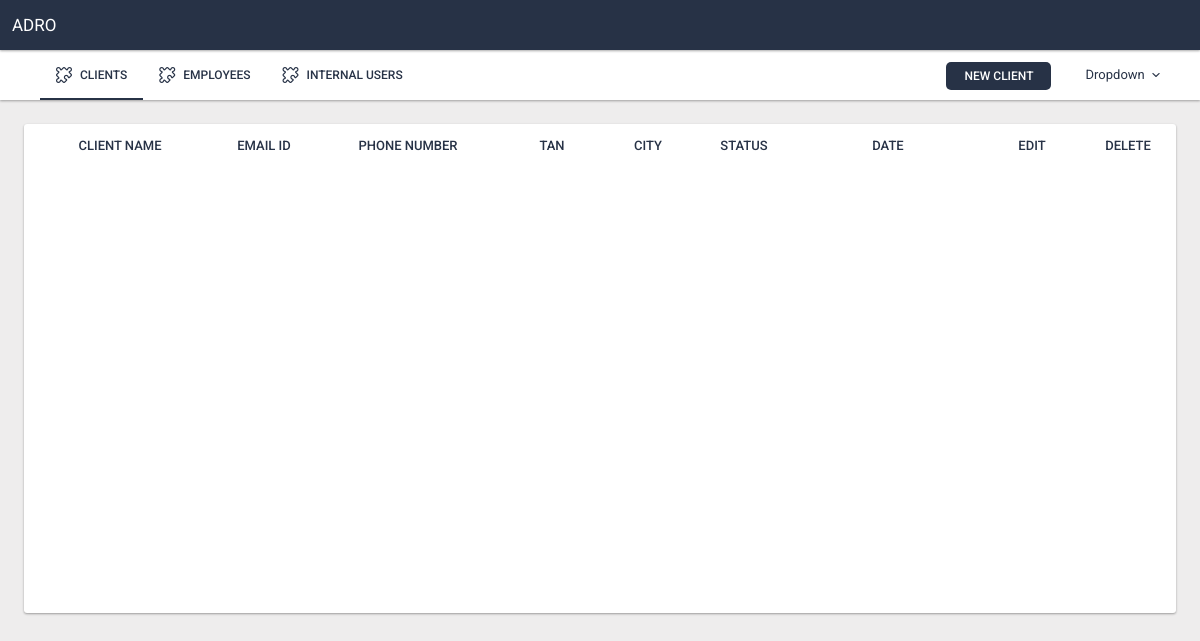
Page /clients.php (signed in) on the earlier database version.
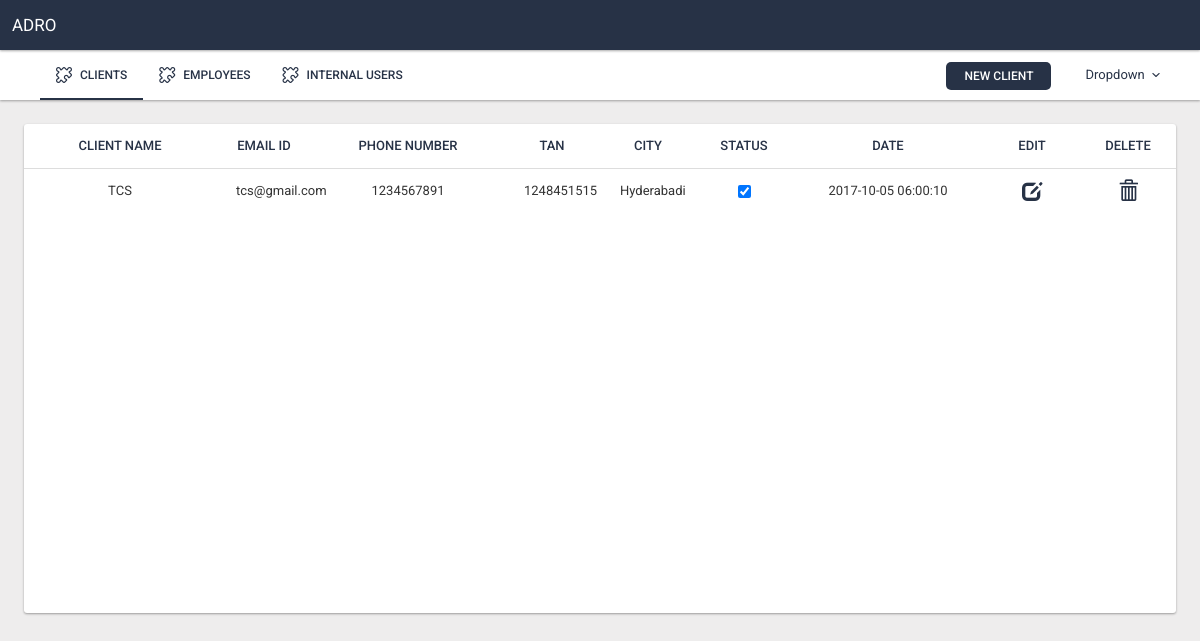
Same page on the later database version.
### tables this page shows
CREATE TABLE `user_info` (
  `userid` int(11) NOT NULL,
  `username` varchar(255) NOT NULL,
  `password` varchar(255) NOT NULL,
  `emailId` varchar(255) NOT NULL,
  `phone_number` int(11) NOT NULL,
  `name` varchar(255) NOT NULL,
  `role_id` int(11) NOT NULL,
  `created_by` int(11) NOT NULL,
  `created_date` datetime NOT NULL,
  `status` int(11) NOT NULL DEFAULT '0'
);

CREATE TABLE `client_info` (
  `client_info_id` int(11) NOT NULL,
  `client_id` int(11) NOT NULL,
  `auditor_id` int(11) NOT NULL,
  `tan` varchar(255) NOT NULL,
  `client_name` varchar(255) NOT NULL,
  `city` varchar(255) NOT NULL,
  `area` varchar(255) NOT NULL,
  `service_charges` varchar(255) NOT NULL,
  `created_date` datetime NOT NULL
);

### clients.php (the view, shortened to what this page needs)
<?php
include_once "header.php";
if($_SESSION['role_id']==SUPERADMIN)
$user_sql = "SELECT * FROM `user_info` WHERE `created_by` = '".$_SESSION['role_id']."' ";
elseif($_SESSION['role_id']==AUDITOR)
$user_sql = "SELECT u.*,c.* FROM user_info u, client_info c WHERE u.userid= c.client_id and u.created_by = '".$_SESSION['user_id']."' ";
$user_data = mysqli_query($conn , $user_sql);
?>
<div class="panel panel-flat panelflat newpanel">
<div class="table-responsive" >
	<table class="table table-fixed">
		<thead>
			<tr>
				<th  class="col-xs-2">Client Name</th>
				<th  class="col-xs-1">Email Id</th>
				<th  class="col-xs-2">Phone Number</th>
				<th  class="col-xs-1">Tan</th>
				<th  class="col-xs-1">city</th>
				<th  class="col-xs-1">Status</th>
				<th  class="col-xs-2">Date</th>
				<th class="col-xs-1">Edit</th>
				<th class="col-xs-1">Delete</th>
			</tr>
		</thead>
		<tbody>
			<?php
			while($row=mysqli_fetch_array($user_data)){
				echo "<tr id=".$row[0]." align='center'>
				<td class='edit-orgname col-xs-2'>".$row[14]."</a></td>";
				echo
				"<td class='edit-mail col-xs-1'>".$row[3]."</td>";
				echo
				"<td class='edit-number col-xs-2'>".$row[4]."</td>";
				echo
				"<td class='edit-tan col-xs-1'>".$row[13]."</td>";
				echo
				"<td class='edit-city col-xs-1'>".$row[15]."</td>";
				if($row[9]=='1')
				echo "<td class='edit-pname col-xs-1'><input id='checkbox1' type='checkbox' checked='checked' value='".$row[9]."' onChange='setStatus(0,$row[0])'/></td>";
			else
				echo "<td class='edit-pname col-xs-1'><input id='checkbox1' class='$row[0]' type='checkbox' value='".$row[9]."'  onChange='setStatus(1,$row[0])'/></td>";
				echo
				"<td class='edit-date col-xs-2'>".$row[8]."</td>";
				echo"
				<td class='col-xs-1'>
						<a  data-toggle='modal' data-target='#myUserModal' class='edit_user btn btn-xs btnbg'>
							<span class='glyphicon glyphicon-edit'></span>
						</a>
					</td>
					<td class='col-xs-1'>
						<a id='$row[0]' class='btn btn-xs btnbg remove-item'>
							<span class='glyphicon glyphicon-trash'></span>
						</a>
					</td>
				</tr>";
			}
			?>
		</tbody>
	</table>
</div>
</div>

### header.php (shortened to what this page needs)
<?php
function active($currect_page){
  $url_array =  explode('/', $_SERVER['REQUEST_URI']) ;
  $url = end($url_array);
  if($currect_page == $url){
      echo 'active';
  }
}
?>
<!DOCTYPE html>
<html>
<head>
<link href="//netdna.bootstrapcdn.com/bootstrap/3.0.3/css/bootstrap.min.css" rel="stylesheet">
	<link href="css/icons/icomoon/styles.css" rel="stylesheet" type="text/css">
	<link href="css/bootstrap.css" rel="stylesheet" type="text/css">
	<link href="css/core.css" rel="stylesheet" type="text/css">
	<link href="css/components.css" rel="stylesheet" type="text/css">
	<link href="css/colors.css" rel="stylesheet" type="text/css">
<link rel = "stylesheet" href="css/style.css">
  </head><body><div class="navbar navbar-inverse navbar-fixed-top" role="navigation">
	<div class="navbar-header">
        <div class="navbar-header"><a class="navbar-brand" href="#">ADRO</a></div>
	</div>
</div>
<div class="navbar navbar-inverse navbar-static-top" role="navigation">
	<ul class="nav navbar-nav navbar-nav-material">
					<?php if($_SESSION['role_id']==AUDITOR){?>
					<li class="<?php active('clients.php');?>"><a href="clients.php"><i class="icon-puzzle4 position-left"></i>Clients</a></li>
				<li class="<?php active('client_employees.php');?>"><a href="client_employees.php"><i class="icon-puzzle4 position-left"></i>Employees</a></li>
				<li class="<?php active('internal_users.php');?>"><a href="internal_users.php"><i class="icon-puzzle4 position-left"></i>INTERNAL USERS</a></li>
				<?php }?>
			</ul>
	<div class="collapse navbar-collapse">
		<ul class="nav navbar-nav pull-right">
			<li><a href="#"><div id="buttonplace"></div></a></li>
			<li class="dropdown">
              <a href="#" class="dropdown-toggle" data-toggle="dropdown">Dropdown <b class="caret"></b></a>
            </li>
		</ul>
	</div>
</div>
</body>
</html>

### css/style.css (style rules this page uses)
body { padding-top: 50px; }
.newpanel { margin: 4px 2%;margin-top:2%; }
.btnbg,.btnbg:hover, .btn-md,.btn-md:hover { border-color: #273246!important; color: white!important; }
span.glyphicon,span.glyphicon:hover,span.glyphicon:focus { border-color: white!important; color: #273246!important; background-color: white!important; font-size: 20px; margin-top: -13px;background:none!important; }
a.btnbg { color:#f5f5f5; text-decoration: none; }
th { text-transform:uppercase;color: #273246!important;padding:12px 8px!important;text-align:center!important; }
.navbar-inverse .navbar-nav > .active > a:after { background-color: #273246!important; }
body { background:#eeeded; }
.navbar-inverse .navbar-nav > .open > a, .navbar-inverse .navbar-nav > .open > a:hover, .navbar-inverse .navbar-nav > .open > a:focus,.navbar-inverse .navbar-nav > li > a:hover, .navbar-inverse .navbar-nav > li > a:focus,.navbar-inverse .navbar-nav > li > a { color: #273246!important; }
.navbar-static-top { color: #273246!important; background-color: white!important; }
.navbar-fixed-top { background-color: #273246!important; color: white!important; }
.navbar-brand { margin-left: 12px!important; color: white!important; font-size: 17px; text-transform: uppercase; }
.navbar-inverse > .navbar-nav > li > a:not(.collapsed),.navbar-inverse .navbar-collapse { background:white!important; }
.table > thead > tr > td, .table > tbody > tr > td, .table > tfoot > tr > td { padding-bottom:0!important; }
.table-fixed thead { width: 100%; }
.table-fixed tbody { height: 445px; overflow-y: auto; width: 100%; }
.table-fixed thead, .table-fixed tbody, .table-fixed tr, .table-fixed td, .table-fixed th { display: block; }
.table-fixed tbody td, .table-fixed thead > tr> th { float: left; border-bottom-width: 0; }

### header.php (style rules this page uses)
body { padding-top: 50px; }

Differences in the rows shown:
added user_info: client_info.client_name "TCS", emailId "tcs@gmail.com", phone_number "1234567891", client_info.tan "1248451515", client_info.city "Hyderabadi", created_date "2017-10-05 06:00:10"
